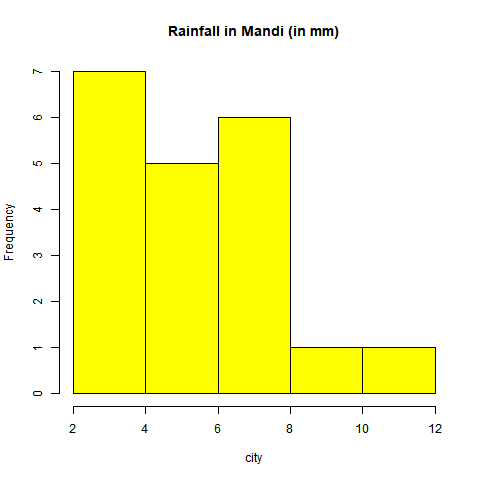

Recreate this plot in R.
# Syntax
# hist(x,xlab,ylab,xlim,ylim,breaks,main,col)

# x- vector of data

# Optional paramters
# xlab- label for x axis
# ylab- label for y axis
# xlim-range of values on the x-axis
# ylim-range of values on the y-axis
# main- title of chart
# col- color pallete

# Create data for the graph.
rain <- c(5,3,6,7,8,2,5,12,2,9,8,7,4,6,2,4,8,4,6,7)

# Create a file
png(file = "histogram.jpg")

# Plot the chart
hist(rain,xlab="city",ylab="Frequency", main="Rainfall in Mandi (in mm)", col=c("Yellow"))

# Save the file
dev.off()